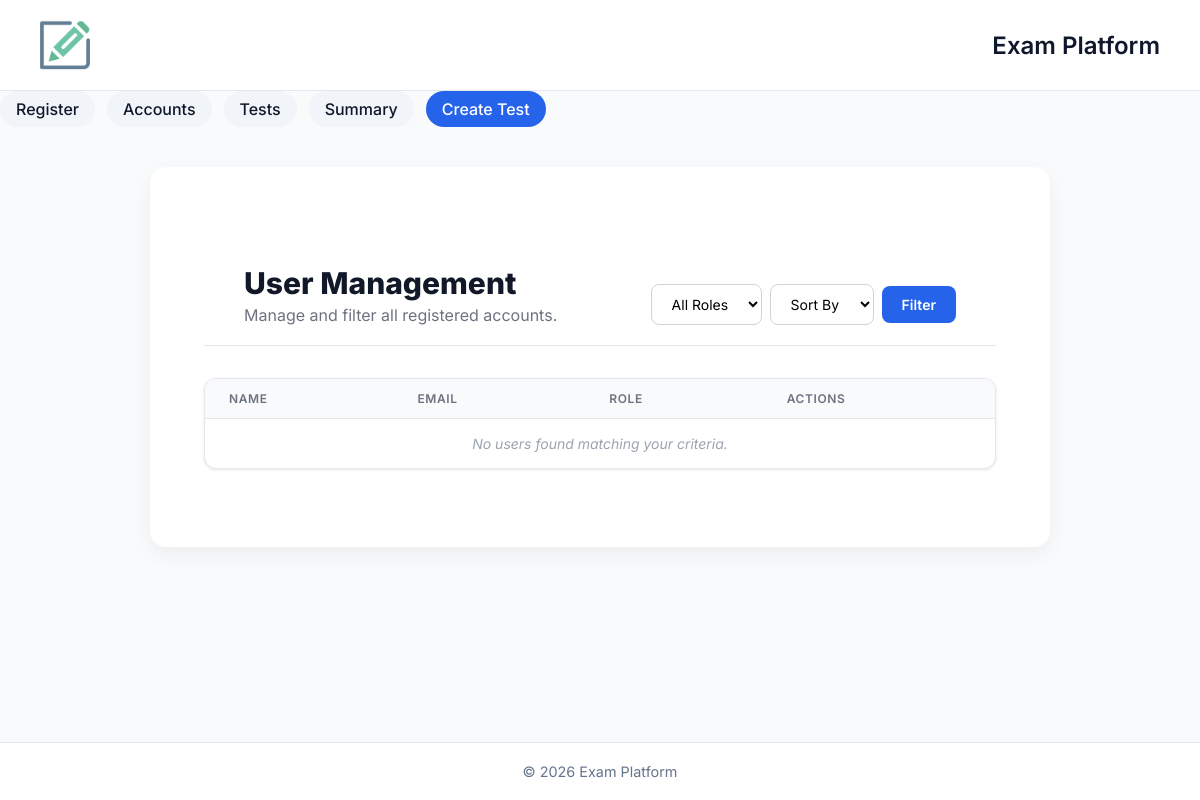
Before: /accounts with the older database file.
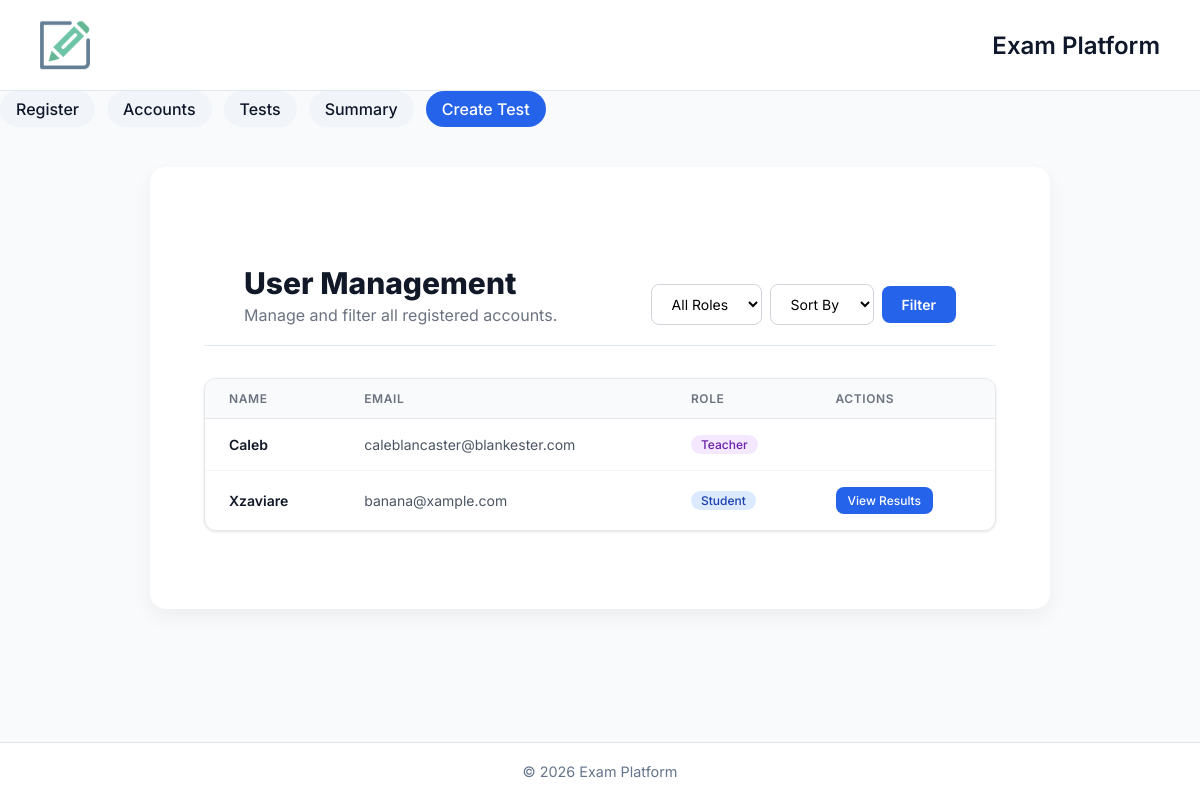
After: the same page with the newer database file.
### app/models/user.py (models this page shows)
class User(db.Model):
    __tablename__ = "users"
    id = db.Column(db.Integer, primary_key=True)
    name = db.Column(db.String(100))
    email = db.Column(db.String(100))
    role = db.Column(db.Enum("student", "teacher"))
    created_at = db.Column(db.DateTime, default=db.func.current_timestamp())
    submissions = db.relationship(
        "Submission",
        back_populates="student",
        foreign_keys="Submission.student_id"
    )
    graded_submissions = db.relationship(
        "Submission",
        back_populates="grader",
        foreign_keys="Submission.graded_by"
    )
    tests_created = db.relationship("Test", back_populates="teacher")

### app/routes/routes.py (the view)
@bp.route("/accounts")
def accounts():
    users_query = User.query
    role_filter = request.args.get("role")
    sort_by = request.args.get("sort")
    if role_filter in ("student", "teacher"):
        users_query = users_query.filter_by(role=role_filter)
    if sort_by == "name":
        users_query = users_query.order_by(User.name)
    elif sort_by == "date":
        users_query = users_query.order_by(User.created_at.desc())
    users = users_query.all()
    return render_template("accounts.html", users=users)

### app/templates/accounts.html (shortened to what this page needs)
{% extends "base.html" %}
{% block content %}
<div class="manage-container">
    <header class="page-header">
        <div class="header-title">
            <h1>User Management</h1>
            <p>Manage and filter all registered accounts.</p>
        </div>
        <form method="GET" action="/accounts" class="filter-form">
            <select name="role" class="filter-select">
                <option value="">All Roles</option>
            </select>
            <select name="sort" class="filter-select">
                <option value="">Sort By</option>
            </select>
            <button type="submit" class="btn-filter">Filter</button>
        </form>
    </header>
    <div class="table-card">
        <table class="user-table">
            <thead>
                <tr>
                    <th>Name</th>
                    <th>Email</th>
                    <th>Role</th>
                    <th>Actions</th>
                </tr>
            </thead>
            <tbody>
                {% for user in users %}
                <tr>
                    <td class="user-name">{{ user.name }}</td>
                    <td class="user-email">{{ user.email }}</td>
                    <td>
                        <span class="badge {% if user.role.lower() == 'teacher' %}badge-teacher{% else %}badge-student{% endif %}">
                            {{ user.role }}
                        </span>
                    </td>
                    <td>
                        {% if user.role.lower() == 'student' %}
                            <a href="/student/{{ user.id }}/results" class="btn-results">View Results</a>
                        {% endif %}
                    </td>
                </tr>
                {% else %}
                <tr>
                    <td colspan="4" class="empty-state">No users found matching your criteria.</td>
                </tr>
                {% endfor %}
            </tbody>
        </table>
    </div>
</div>
{% endblock %}

Changed rows visible on the page:
added User: name "Caleb", email "caleblancaster@blankester.com", role "Teacher"
added User: name "Xzaviare", email "banana@xample.com", role "Student"
Other visible differences:
text no longer shown: "No users found matching your criteria."
